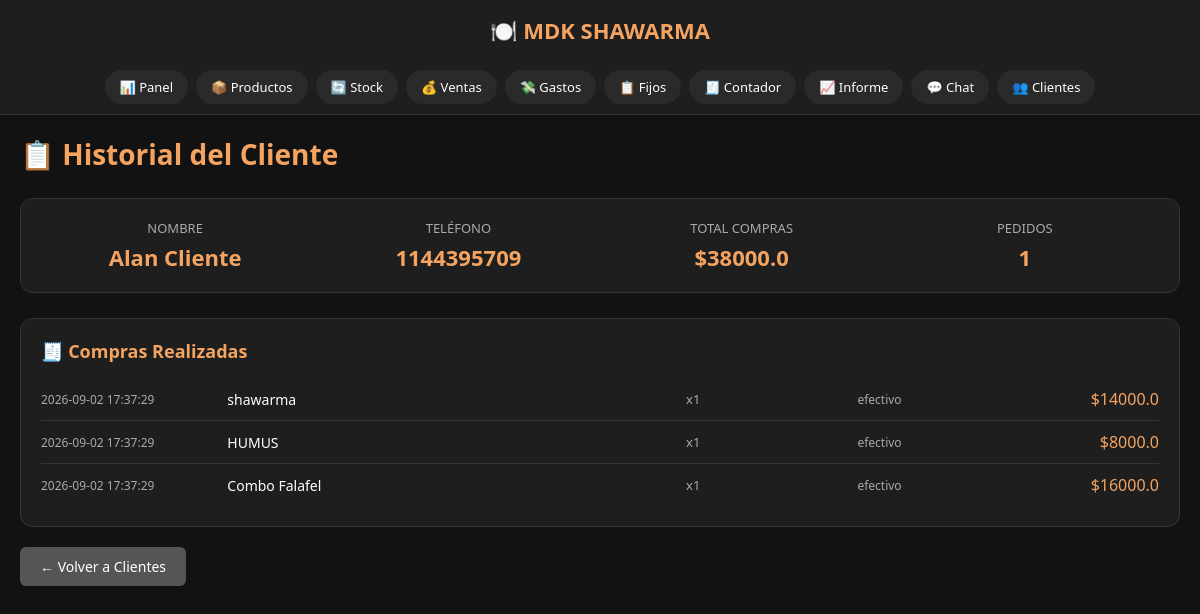
Screenshot of /cliente/205 (signed in) with the database file from the repository.
### tables this page shows
CREATE TABLE clientes (
                id INTEGER PRIMARY KEY AUTOINCREMENT,
                nombre TEXT NOT NULL,
                telefono TEXT,
                total_compras REAL DEFAULT 0,
                cantidad_pedidos INTEGER DEFAULT 0,
                fecha_registro TIMESTAMP DEFAULT CURRENT_TIMESTAMP
            );

CREATE TABLE ventas (
                id INTEGER PRIMARY KEY AUTOINCREMENT,
                producto_id INTEGER,
                cantidad INTEGER,
                total REAL,
                metodo_pago TEXT,
                cliente_id INTEGER,
                fecha TIMESTAMP DEFAULT CURRENT_TIMESTAMP
            , notas TEXT, numero_pedido INTEGER);

CREATE TABLE productos (
                id INTEGER PRIMARY KEY AUTOINCREMENT,
                nombre TEXT NOT NULL,
                categoria TEXT,
                precio REAL NOT NULL,
                stock INTEGER DEFAULT 0,
                stock_minimo INTEGER DEFAULT 10
            );

### app.py (the view)
@app.route('/cliente/<int:cliente_id>')
@login_requerido
def cliente_detalle(cliente_id):
    conn = get_db()
    cursor = conn.cursor()
    cursor.execute("SELECT id, nombre, telefono, total_compras, cantidad_pedidos FROM clientes WHERE id = ?", (cliente_id,))
    cliente = cursor.fetchone()
    if not cliente:
        conn.close()
        return "Cliente no encontrado", 404
    cursor.execute('''
        SELECT v.id, p.nombre, v.cantidad, v.total, v.metodo_pago, v.notas, v.fecha
        FROM ventas v
        JOIN productos p ON v.producto_id = p.id
        WHERE v.cliente_id = ?
        ORDER BY v.fecha DESC
    ''', (cliente_id,))
    compras = cursor.fetchall()
    conn.close()
    return render_template('cliente_detalle.html', cliente=cliente, compras=compras)

### app.py (called while the page is built)
def get_db():
    conn = sqlite3.connect('mdk.db')
    conn.row_factory = sqlite3.Row
    return conn

def login_requerido(f):
    @functools.wraps(f)
    def decorador(*args, **kwargs):
        if not session.get('autenticado'):
            return redirect(url_for('login'))
        return f(*args, **kwargs)
    return decorador

### templates/cliente_detalle.html (shortened to what this page needs)
<!DOCTYPE html>
<html lang="es">
<head>
</head>
<body>
    <div class="header"><h2>🍽️ MDK SHAWARMA</h2></div>
    <div class="menu">
        <a href="/">📊 Panel</a>
        <a href="/productos">📦 Productos</a>
        <a href="/stock">🔄 Stock</a>
        <a href="/ventas">💰 Ventas</a>
        <a href="/gastos">💸 Gastos</a>
        <a href="/gastos_fijos">📋 Fijos</a>
        <a href="/contador">🧾 Contador</a>
        <a href="/informe">📈 Informe</a>
        <a href="/chat">💬 Chat</a>
        <a href="/clientes">👥 Clientes</a>
    </div>
    <div class="content">
        <h1>📋 Historial del Cliente</h1>
        <div class="info-cliente">
            <div class="info-item"><div class="label">NOMBRE</div><div class="valor">{{ cliente[1] }}</div></div>
            <div class="info-item"><div class="label">TELÉFONO</div><div class="valor">{{ cliente[2] }}</div></div>
            <div class="info-item"><div class="label">TOTAL COMPRAS</div><div class="valor">${{ cliente[3] }}</div></div>
            <div class="info-item"><div class="label">PEDIDOS</div><div class="valor">{{ cliente[4] }}</div></div>
        </div>
        <div class="compras-list">
            <h2>🧾 Compras Realizadas</h2>
            {% for compra in compras %}
            <div class="compra-item">
                <span class="fecha">{{ compra[6] }}</span>
                <span class="producto">{{ compra[1] }}</span>
                <span class="cantidad">x{{ compra[2] }}</span>
                <span class="metodo">{{ compra[4] }}</span>
                <span class="total">${{ compra[3] }}</span>
            </div>
            {% endfor %}
        </div>
        <a href="/clientes" class="btn-volver">← Volver a Clientes</a>
    </div>
</body>
</html>

### templates/cliente_detalle.html (style rules this page uses)
* { margin: 0; padding: 0; box-sizing: border-box; font-family: 'Segoe UI', Arial, sans-serif; }
body { background-color: #121212; color: white; min-height: 100vh; }
.header { background-color: #1e1e1e; padding: 15px 20px; text-align: center; position: sticky; top: 0; z-index: 10; }
.header h2 { color: #f4a460; font-size: 22px; }
.menu { display: flex; justify-content: center; background-color: #1e1e1e; padding: 10px; position: sticky; top: 55px; z-index: 9; flex-wrap: wrap; gap: 8px; border-bottom: 1px solid #333; }
.menu a { color: white; text-decoration: none; padding: 8px 15px; border-radius: 20px; font-size: 13px; background-color: #2a2a2a; }
.content { max-width: 1200px; margin: 0 auto; padding: 20px; }
h1 { color: #f4a460; margin-bottom: 25px; font-size: 28px; }
.info-cliente { background-color: #1e1e1e; border: 1px solid #333; border-radius: 12px; padding: 20px; margin-bottom: 25px; display: grid; grid-template-columns: repeat(auto-fit, minmax(200px, 1fr)); gap: 15px; }
.info-item { text-align: center; }
.info-item .label { color: #aaa; font-size: 13px; margin-bottom: 5px; }
.info-item .valor { font-size: 22px; color: #f4a460; font-weight: bold; }
.compras-list { background-color: #1e1e1e; border: 1px solid #333; border-radius: 12px; padding: 20px; }
.compras-list h2 { color: #f4a460; font-size: 18px; margin-bottom: 15px; }
.compra-item { display: flex; justify-content: space-between; align-items: center; padding: 10px 0; border-bottom: 1px solid #333; }
.compra-item:last-child { border-bottom: none; }
.compra-item .fecha { flex: 1; font-size: 12px; color: #aaa; }
.compra-item .producto { flex: 2; font-size: 14px; }
.compra-item .cantidad { flex: 1; text-align: center; font-size: 13px; color: #aaa; }
.compra-item .total { flex: 1; text-align: right; font-size: 16px; color: #f4a460; }
.compra-item .metodo { flex: 1; text-align: center; font-size: 12px; color: #aaa; }
.btn-volver { display: inline-block; background-color: #555; color: white; padding: 10px 20px; border-radius: 6px; text-decoration: none; font-size: 14px; margin-top: 20px; }

### rows the page displays
clientes: nombre "Alan Cliente", telefono "1144395709", total_compras "38000.0", cantidad_pedidos "1"
ventas: fecha "2026-09-02 17:37:29", nombre "shawarma", cantidad "1", metodo_pago "efectivo", total "14000.0"
ventas: fecha "2026-09-02 17:37:29", nombre "HUMUS", cantidad "1", metodo_pago "efectivo", total "8000.0"
ventas: fecha "2026-09-02 17:37:29", nombre "Combo Falafel", cantidad "1", metodo_pago "efectivo", total "16000.0"
